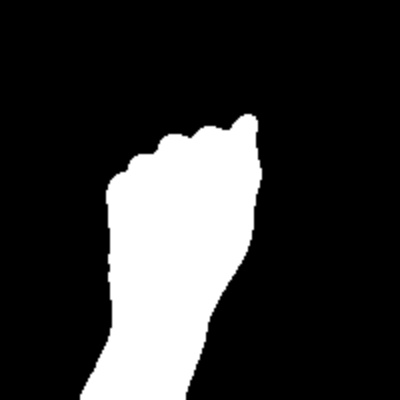
#> input picture ASL_dataset/asl_seg_rev/test/A/A236.jpg, 400 x 400 px, given in place of the camera
$ python create_gesture_data.py
#> lines starting #> are read from the running program, lines starting #| are printed output that depends on the picture
import cv2
import numpy as np

background = None
accumulated_weight = 0.5

ROI_top = 100
ROI_bottom = 300
ROI_right = 150
ROI_left = 350


def cal_accum_avg(frame, accumulated_weight):

    global background

    if background is None:
        background = frame.copy().astype("float")
        return None

    cv2.accumulateWeighted(frame, background, accumulated_weight)


def segment_hand(frame, threshold=25):
    global background

    diff = cv2.absdiff(background.astype("uint8"), frame)

    _ , thresholded = cv2.threshold(diff, threshold, 255, cv2.THRESH_BINARY)

    # Grab the external contours for the image
    contours, hierarchy = cv2.findContours(thresholded.copy(), cv2.RETR_EXTERNAL, cv2.CHAIN_APPROX_SIMPLE)

    if len(contours) == 0:
        return None
    else:

        hand_segment_max_cont = max(contours, key=cv2.contourArea)

        return (thresholded, hand_segment_max_cont)


cam = cv2.VideoCapture(0)

num_frames = 0
element = 10
num_imgs_taken = 0

while True:
    ret, frame = cam.read()
#> frame is the input picture: shape (400, 400, 3); min 0, max 255, mean 51.9

    # filpping the frame to prevent inverted image of captured frame...
    frame = cv2.flip(frame, 1)
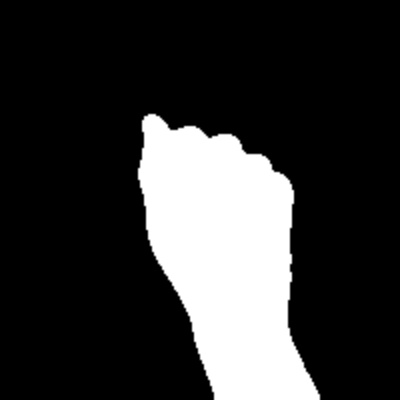
#> frame: shape (400, 400, 3); min 0, max 255, mean 51.9

    frame_copy = frame.copy()

    roi = frame[ROI_top:ROI_bottom, ROI_right:ROI_left]
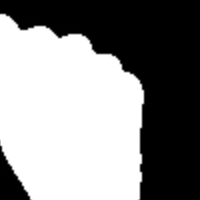
#> roi: shape (200, 200, 3); min 0, max 255, mean 138

    gray_frame = cv2.cvtColor(roi, cv2.COLOR_BGR2GRAY)
    gray_frame = cv2.GaussianBlur(gray_frame, (9, 9), 0)
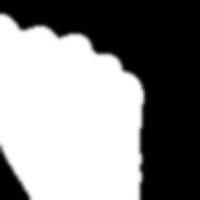
#> gray_frame: shape (200, 200); min 0, max 255, mean 138

    if num_frames < 200:
        cal_accum_avg(gray_frame, accumulated_weight)
        if num_frames <= 199:

            cv2.putText(frame_copy, "DETECTING THE BACKGROUND...PLEASE WAIT", (80, 400), cv2.FONT_HERSHEY_SIMPLEX, 0.9, (0,0,255), 2)
            #cv2.imshow("Sign Detection",frame_copy)

    #Time to configure the hand specifically into the ROI...
    elif num_frames <= 300:

        hand = segment_hand(gray_frame)

        cv2.putText(frame_copy, "Adjust hand...Gesture for" + str(element), (200, 400), cv2.FONT_HERSHEY_SIMPLEX, 1, (0,0,255), 2)

        # Checking if hand is actually detected by counting number of contours detected...
        if hand is not None:

            thresholded, hand_segment = hand

            # Draw contours around hand segment
            cv2.drawContours(frame_copy, [hand_segment + (ROI_right, ROI_top)], -1, (255, 0, 0),1)

            cv2.putText(frame_copy, str(num_frames)+"For" + str(element), (70, 45), cv2.FONT_HERSHEY_SIMPLEX, 1, (0,0,255), 2)

            # Also display the thresholded image
            cv2.imshow("Thresholded Hand Image", thresholded)

    else:

        # Segmenting the hand region...
        hand = segment_hand(gray_frame)

        # Checking if we are able to detect the hand...
        if hand is not None:

            # unpack the thresholded img and the max_contour...
            thresholded, hand_segment = hand

            # Drawing contours around hand segment
            cv2.drawContours(frame_copy, [hand_segment + (ROI_right, ROI_top)], -1, (255, 0, 0),1)

            cv2.putText(frame_copy, str(num_frames), (70, 45), cv2.FONT_HERSHEY_SIMPLEX, 1, (0,0,255), 2)
            #cv2.putText(frame_copy, str(num_frames)+"For" + str(element), (70, 45), cv2.FONT_HERSHEY_SIMPLEX, 1, (0,0,255), 2)
            cv2.putText(frame_copy, str(num_imgs_taken) + 'images' +"For" + str(element), (200, 400), cv2.FONT_HERSHEY_SIMPLEX, 1, (0,0,255), 2)

            # Displaying the thresholded image
            cv2.imshow("Thresholded Hand Image", thresholded)
            if num_imgs_taken <= 300:
                #cv2.imwrite(r"D:\\gesture\\train\\"+str(element)+"\\" + str(num_imgs_taken+300) + '.jpg', thresholded)
                #cv2.imwrite(r"D:\\gesture\\x"+"\\" + str(num_imgs_taken) + '.jpg', thresholded)
                print("haha")
            else:
                break
            num_imgs_taken +=1
        else:
            cv2.putText(frame_copy, 'No hand detected...', (200, 400), cv2.FONT_HERSHEY_SIMPLEX, 1, (0,0,255), 2)

    # Drawing ROI on frame copy
    cv2.rectangle(frame_copy, (ROI_left, ROI_top), (ROI_right, ROI_bottom), (255,128,0), 3)

    cv2.putText(frame_copy, "DataFlair hand sign recognition_ _ _", (10, 20), cv2.FONT_ITALIC, 0.5, (51,255,51), 1)
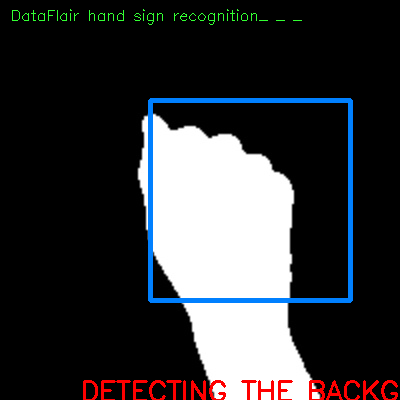
#> frame_copy: shape (400, 400, 3); mean B, G, R 55.7, 53.2, 52.8

    # increment the number of frames for tracking
    num_frames += 1

    # Display the frame with segmented hand
    cv2.imshow("Sign Detection", frame_copy)

    # Closing windows with Esc key...(any other key with ord can be used too.)
    k = cv2.waitKey(1) & 0xFF
#> (key Esc is pressed here)

    if k == 27:
        break

# Releasing camera & destroying all the windows...

cv2.destroyAllWindows()
cam.release()

$ run again, on ASL_dataset/asl_seg_rev/test/A/A4.jpg
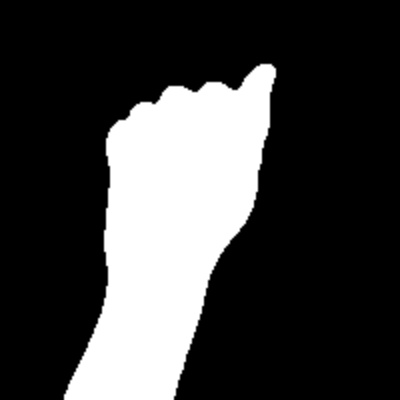
#> input picture ASL_dataset/asl_seg_rev/test/A/A4.jpg, 400 x 400 px, given in place of the camera
#> frame is the input picture: shape (400, 400, 3); min 0, max 255, mean 62.9
#> `gray_frame = cv2.GaussianBlur(gray_frame, (9, 9), 0)`:
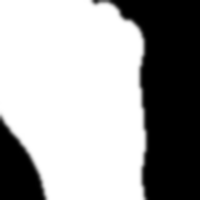
#> gray_frame: shape (200, 200); min 0, max 255, mean 163.5
#> `cv2.putText(frame_copy, "DataFlair hand sign recognition_ _ _", (10, 2..`:
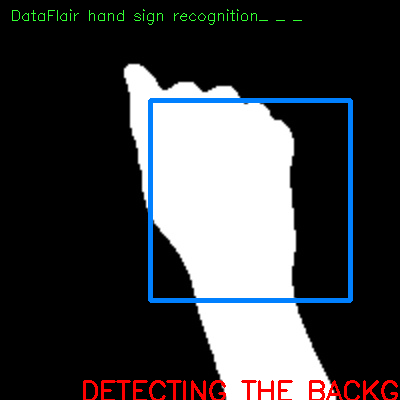
#> frame_copy: shape (400, 400, 3); mean B, G, R 66, 63.6, 63.1

$ run again, on ASL_dataset/asl_seg_rev/test/A/A409.jpg
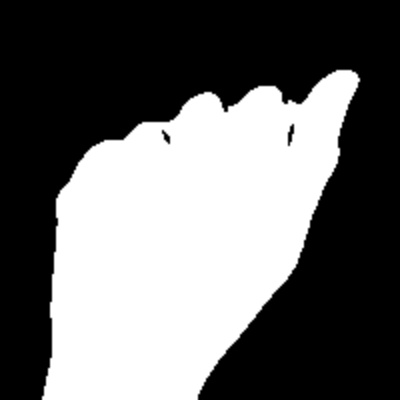
#> input picture ASL_dataset/asl_seg_rev/test/A/A409.jpg, 400 x 400 px, given in place of the camera
#> frame is the input picture: shape (400, 400, 3); min 0, max 255, mean 106.2
#> `gray_frame = cv2.GaussianBlur(gray_frame, (9, 9), 0)`:
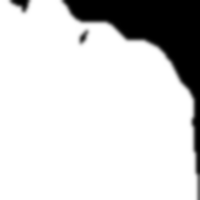
#> gray_frame: shape (200, 200); min 0, max 255, mean 213.3
#> `cv2.putText(frame_copy, "DataFlair hand sign recognition_ _ _", (10, 2..`:
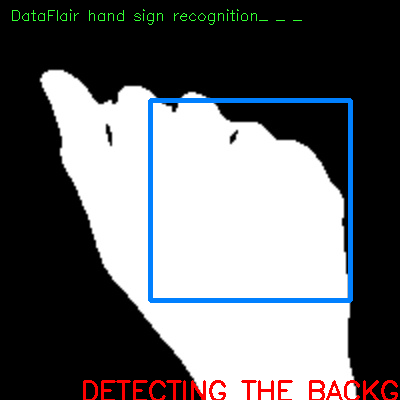
#> frame_copy: shape (400, 400, 3); mean B, G, R 107.7, 105.3, 104.8
